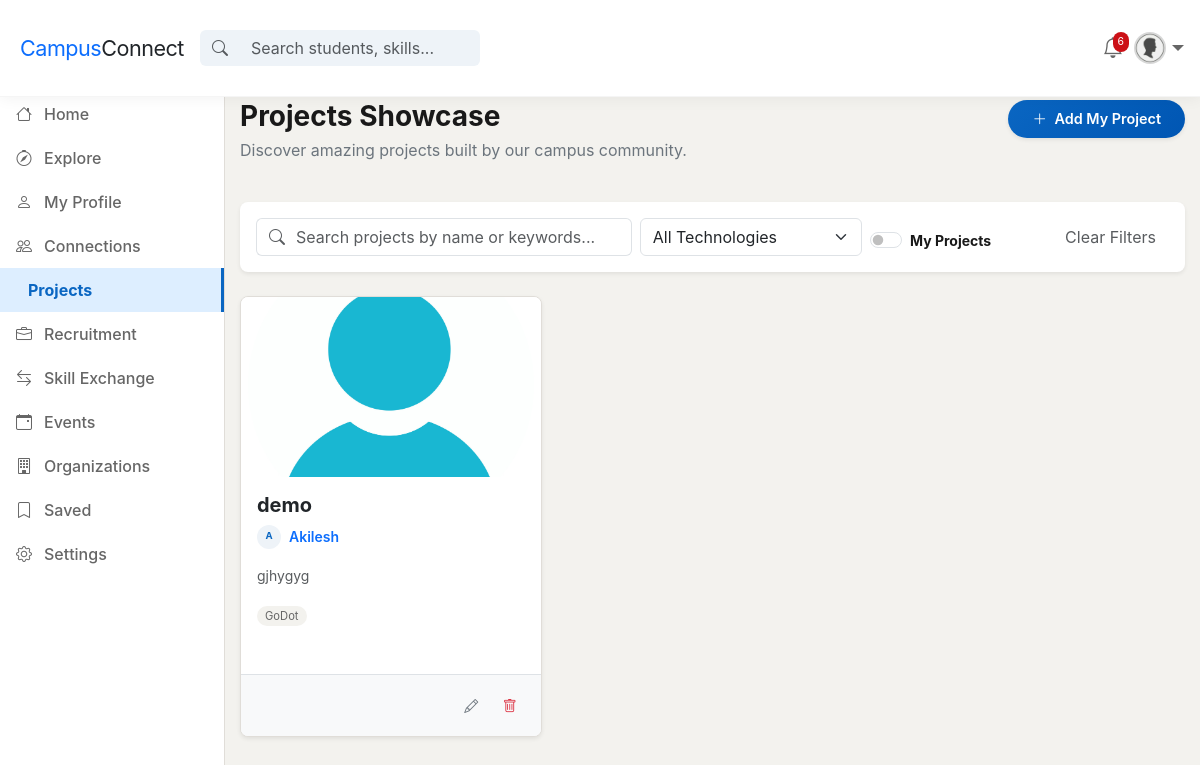
The app's page /projects/ (signed in) with its own data.
### projects/models.py (models this page shows, shortened)
class Project(models.Model):
    owner = models.ForeignKey(User, on_delete=models.CASCADE, related_name='projects')
    title = models.CharField(max_length=200)
    description = models.TextField()
    tech_stack = models.ManyToManyField(Skill, related_name='projects')
    github_url = models.URLField(blank=True, null=True)
    live_url = models.URLField(blank=True, null=True)
    thumbnail = models.ImageField(upload_to='projects/', blank=True, null=True)
    created_at = models.DateTimeField(auto_now_add=True)
    updated_at = models.DateTimeField(auto_now=True)

### accounts/models.py (models this page shows, shortened)
class User(AbstractUser):
    class RoleChoices(models.TextChoices):
        STUDENT = 'Student', _('Student')
        TEACHER = 'Teacher', _('Teacher')
        MANAGEMENT = 'Management', _('Management')
        ADMIN = 'Admin', _('Admin')
    class DepartmentChoices(models.TextChoices):
        AIDS = 'Artificial Intelligence & Data Science', _('Artificial Intelligence & Data Science')
        CIVIL = 'Civil Engineering', _('Civil Engineering')
        CSE = 'Computer Science & Engineering', _('Computer Science & Engineering')
        CSE_AIML = 'Computer Science and Engineering (Artificial Intelligence & Machine Learning)', _('Computer Science and Engineering (Artificial Intelligence & Machine Learning)')
        CSE_CS = 'Computer Science and Engineering (Cyber Security)', _('Computer Science and Engineering (Cyber Security)')
        EEE = 'Electrical & Electronics Engineering', _('Electrical & Electronics Engineering')
        ECE = 'Electronics & Communication Engineering', _('Electronics & Communication Engineering')
        ECE_VLSI = 'Electronics Engineering (VLSI Design and Technology)', _('Electronics Engineering (VLSI Design and Technology)')
        IT = 'Information Technology', _('Information Technology')
        MECH = 'Mechanical Engineering', _('Mechanical Engineering')
        MECHTRONICS = 'Mechatronics Engineering', _('Mechatronics Engineering')
        HUMANITIES = 'Science & Humanities', _('Science & Humanities')
    username = models.CharField(max_length=50, unique=True, help_text=_("Roll Number"))
    full_name = models.CharField(max_length=150, blank=True)
    role = models.CharField(
        max_length=20,
        choices=RoleChoices.choices,
        default=RoleChoices.STUDENT
    )
    department = models.CharField(
        max_length=150,
        choices=DepartmentChoices.choices,
        blank=True
    )
    batch = models.CharField(max_length=4, blank=True)
    is_first_login = models.BooleanField(default=True)
    is_profile_setup = models.BooleanField(default=False)

class Skill(models.Model):
    name = models.CharField(max_length=100, unique=True)
    created_at = models.DateTimeField(auto_now_add=True)
    updated_at = models.DateTimeField(auto_now=True)
    def __str__(self):
        return self.name

### projects/views.py (the view)
# urls.py: path('', views.ProjectListView.as_view(), name='projects'),
class ProjectListView(LoginRequiredMixin, ListView):
    template_name = 'projects.html'
    context_object_name = 'projects'
    def get_queryset(self):
        qs = Project.objects.all().order_by('-created_at').prefetch_related('tech_stack', 'owner')
        q = self.request.GET.get('q')
        if q:
            qs = qs.filter(Q(title__icontains=q) | Q(description__icontains=q))
        skill_id = self.request.GET.get('skill')
        if skill_id:
            qs = qs.filter(tech_stack__id=skill_id)
        mine = self.request.GET.get('mine')
        if mine == 'true':
            qs = qs.filter(owner=self.request.user)
        return qs.distinct()
    def get_context_data(self, **kwargs):
        context = super().get_context_data(**kwargs)
        context['form'] = ProjectForm()
        context['skills'] = Skill.objects.filter(projects__isnull=False).distinct()
        return context

### templates/projects.html (shortened to what this page needs)
{% extends 'base.html' %}
{% load static %}
{% block extra_css %}
<link href="https://cdn.jsdelivr.net/npm/tom-select@2.2.2/dist/css/tom-select.bootstrap5.min.css" rel="stylesheet">
{% endblock %}
{% block content %}
<div class="row mb-4">
  <div class="col-md-7">
    <h3 class="fw-bold mb-1">Projects Showcase</h3>
    <p class="text-secondary">Discover amazing projects built by our campus community.</p>
  </div>
  <div class="col-md-5 text-md-end">
    <button class="btn btn-primary-cc rounded-pill px-4 shadow-sm" data-bs-toggle="modal" data-bs-target="#projectModal" onclick="resetModal()">
      <i class="bi bi-plus-lg me-1"></i> Add My Project
    </button>
  </div>
</div>
<div class="cc-card mb-4 border-0 shadow-sm p-3">
  <form method="GET" action="{% url 'projects:projects' %}" class="row g-2 align-items-center">
    <div class="col-md-5">
      <div class="input-group">
        <span class="input-group-text bg-white border-end-0"><i class="bi bi-search text-muted"></i></span>
        <input type="text" name="q" class="form-control border-start-0 ps-0" placeholder="Search projects by name or keywords..." value="{{ request.GET.q }}">
      </div>
    </div>
    <div class="col-md-3">
      <select name="skill" class="form-select" onchange="this.form.submit()">
        <option value="">All Technologies</option>
      </select>
    </div>
    <div class="col-md-2">
      <div class="form-check form-switch pt-2">
        <input class="form-check-input" type="checkbox" name="mine" value="true" id="mineProjects" onchange="this.form.submit()" {% if request.GET.mine == 'true' %}checked{% endif %}>
        <label class="form-check-label small fw-bold" for="mineProjects">My Projects</label>
      </div>
    </div>
    <div class="col-md-2 text-md-end">
        <a href="{% url 'projects:projects' %}" class="btn btn-link text-decoration-none text-muted small">Clear Filters</a>
    </div>
  </form>
</div>
<div id="projectsGrid" class="projects-grid">
  {% for proj in projects %}
    <div class="cc-card p-0 h-100 shadow-sm overflow-hidden d-flex flex-column" id="project-{{ proj.id }}">
      {% if proj.thumbnail %}
        <img src="{{ proj.thumbnail.url }}" class="w-100" style="height:180px; object-fit:cover;">
      {% else %}
        <div class="project-thumb-placeholder" style="height:180px;">
          <i class="bi bi-code-slash fs-1 text-primary"></i>
        </div>
      {% endif %}
      <div class="p-3 flex-grow-1">
        <div class="d-flex justify-content-between align-items-start mb-2">
            <h5 class="fw-bold mb-0 text-dark">{{ proj.title }}</h5>
        </div>
        <div class="d-flex align-items-center mb-3">
            <div class="avatar-placeholder me-2" style="width: 24px; height: 24px; font-size: 0.6rem; border-radius: 50%; overflow: hidden; background: var(--primary-light); display: flex; align-items: center; justify-content: center; color: var(--primary); font-weight: bold; flex-shrink: 0;">
                {% if proj.owner.profile.profile_picture %}
                    <img src="{{ proj.owner.profile.profile_picture.url }}" class="w-100 h-100" style="object-fit: cover;">
                {% else %}
                    {{ proj.owner.full_name|slice:":1"|upper }}
                {% endif %}
            </div>
            <a href="{% url 'accounts:user_profile' proj.owner.username %}" class="text-decoration-none text-primary small fw-semibold">
                {{ proj.owner.full_name|default:proj.owner.username }}
            </a>
        </div>
        <p class="text-muted small mb-3" style="display: -webkit-box; -webkit-line-clamp: 3; -webkit-box-orient: vertical; overflow: hidden; line-height: 1.5;">
          {{ proj.description }}
        </p>
        <div class="mb-3">
          {% for tech in proj.tech_stack.all %}
            <span class="tech-badge">{{ tech.name }}</span>
          {% endfor %}
        </div>
      </div>
      <div class="d-flex justify-content-between align-items-center p-3 border-top bg-light">
        {% if proj.owner == request.user %}
        <div class="project-meta-actions">
          <button class="btn btn-sm btn-outline-secondary border-0 me-1" onclick="editProject({{ proj.id }}, '{{ proj.title|escapejs }}', '{{ proj.description|escapejs }}', '{{ proj.github_url|default:'' }}', '{{ proj.live_url|default:'' }}')" title="Edit">
            <i class="bi bi-pencil"></i>
          </button>
          <button class="btn btn-sm btn-outline-danger border-0" onclick="confirmDelete({{ proj.id }})" title="Delete">
            <i class="bi bi-trash"></i>
          </button>
        </div>
        {% endif %}
      </div>
    </div>
  {% endfor %}
</div>
{% endblock %}

### templates/base.html (shortened to what this page needs)
{% load static %}
<!DOCTYPE html>
<html lang="en">
<head>
  <link href="https://cdn.jsdelivr.net/npm/bootstrap@5.3.0/dist/css/bootstrap.min.css" rel="stylesheet">
  <link href="https://cdn.jsdelivr.net/npm/bootstrap-icons@1.11.0/font/bootstrap-icons.css" rel="stylesheet">
  <link href="{% static 'css/main.css' %}" rel="stylesheet">
  {% block extra_css %}{% endblock %}
</head>
<body class="{% block body_class %}{% endblock %}">
  {% include 'partials/navbar.html' %}
  <div class="main-wrapper">
    {% include 'partials/sidebar.html' %}
    <main class="content-area">
      {% block content %}{% endblock %}
    </main>
  </div>
  <div class="toast-container position-fixed top-0 end-0 p-3" id="toastContainer"></div>
</body>
</html>

### templates/partials/navbar.html (shortened to what this page needs)
<nav class="navbar navbar-expand-lg fixed-top bg-white" id="mainNavbar">
  <div class="navbar-inner d-flex align-items-center w-100">
    <a class="navbar-brand fw-800 text-primary me-3 d-flex align-items-center gap-2" href="{% url 'feed:home' %}">
      <span style="letter-spacing: -0.5px; font-size: 1.35rem;">Campus<span class="text-dark">Connect</span></span>
    </a>
    <div class="search-wrapper d-none d-md-flex flex-grow-1 me-3" style="max-width:280px;">
      <div class="input-group">
        <span class="input-group-text bg-search border-0">
          <i class="bi bi-search text-muted"></i>
        </span>
        <input type="text" class="form-control bg-search border-0"
               placeholder="Search students, skills..."
               id="globalSearch" autocomplete="off">
      </div>
    </div>
    <div class="ms-auto d-flex align-items-center gap-1">
      {% if user.is_authenticated %}
        <a href="{% url 'notifications:notifications' %}" class="nav-icon-btn position-relative">
          <i class="bi bi-bell"></i>
          <span class="badge-count" id="notifBadge"
                style="display: {% if unread_notifications_count > 0 %}inline-block{% else %}none{% endif %};">
            {{ unread_notifications_count }}
          </span>
        </a>
        <div class="dropdown">
          <button class="nav-icon-btn p-0 border-0 bg-transparent dropdown-toggle"
                  type="button"
                  id="profileDropdown"
                  data-bs-toggle="dropdown"
                  aria-expanded="false"
                  aria-haspopup="true">
            <img src="{{ request.user.profile.get_avatar_url }}"
                 class="rounded-circle" width="32" height="32"
                 style="object-fit:cover;">
          </button>
        </div>
      {% else %}
        <a href="{% url 'accounts:login' %}" class="btn btn-primary-cc px-4 py-1 rounded-pill">Login</a>
      {% endif %}
    </div>
  </div>
</nav>

### templates/partials/sidebar.html (shortened to what this page needs)
<aside class="left-sidebar" id="globalSidebar">
  <nav class="sidebar-nav">
    {% with url_name=request.resolver_match.url_name %}
    <a href="{% url 'feed:home' %}"
       class="sidebar-item {% if url_name == 'home' %}active{% endif %}">
      <i class="bi bi-house{% if url_name == 'home' %}-fill{% endif %}"></i>
      <span>Home</span>
    </a>
    <a href="{% url 'search:explore' %}"
       class="sidebar-item {% if url_name == 'explore' %}active{% endif %}">
      <i class="bi bi-compass{% if url_name == 'explore' %}-fill{% endif %}"></i>
      <span>Explore</span>
    </a>
    <a href="{% url 'accounts:my_profile' %}"
       class="sidebar-item {% if url_name == 'my_profile' or url_name == 'edit_profile' %}active{% endif %}">
      <i class="bi bi-person{% if url_name == 'my_profile' %}-fill{% endif %}"></i>
      <span>My Profile</span>
    </a>
    <a href="{% url 'connections:connections' %}"
       class="sidebar-item {% if 'connection' in url_name %}active{% endif %}">
      <i class="bi bi-people{% if 'connection' in url_name %}-fill{% endif %}"></i>
      <span>Connections</span>
    </a>
    <a href="{% url 'projects:projects' %}"
       class="sidebar-item {% if 'project' in url_name %}active{% endif %}">
       <span>Projects</span>
    </a>
    <a href="{% url 'recruitment:recruitment_list' %}"
       class="sidebar-item {% if 'recruitment' in url_name %}active{% endif %}">
       <i class="bi bi-briefcase{% if 'recruitment' in url_name %}-fill{% endif %}"></i>
       <span>Recruitment</span>
    </a>
    <a href="{% url 'skills:skill_exchange' %}"
       class="sidebar-item {% if 'skill' in url_name or 'exchange' in url_name %}active{% endif %}">
      <i class="bi bi-arrow-left-right"></i>
      <span>Skill Exchange</span>
    </a>
    <a href="{% url 'campus_events:event_list' %}"
       class="sidebar-item {% if 'event' in url_name %}active{% endif %}">
       <i class="bi bi-calendar-event{% if 'event' in url_name %}-fill{% endif %}"></i>
       <span>Events</span>
    </a>
    <a href="{% url 'organizations:organizations' %}"
       class="sidebar-item {% if 'org' in url_name %}active{% endif %}">
      <i class="bi bi-building{% if 'org' in url_name %}-fill{% endif %}"></i>
      <span>Organizations</span>
    </a>
    <a href="{% url 'feed:saved_posts' %}"
       class="sidebar-item {% if url_name == 'saved_posts' %}active{% endif %}">
      <i class="bi bi-bookmark{% if url_name == 'saved_posts' %}-fill{% endif %}"></i>
      <span>Saved</span>
    </a>
    <a href="{% url 'accounts:settings' %}"
       class="sidebar-item {% if url_name == 'settings' %}active{% endif %}">
      <i class="bi bi-gear{% if url_name == 'settings' %}-fill{% endif %}"></i>
      <span>Settings</span>
    </a>
    {% endwith %}
  </nav>
</aside>

### records on screen
Project: thumbnail (picture), title "demo", owner.full_name "A", owner.full_name "Akilesh", description "gjhygyg"
Skill: name "GoDot"

### other values on screen
{{ unread_notifications_count }} "6"
